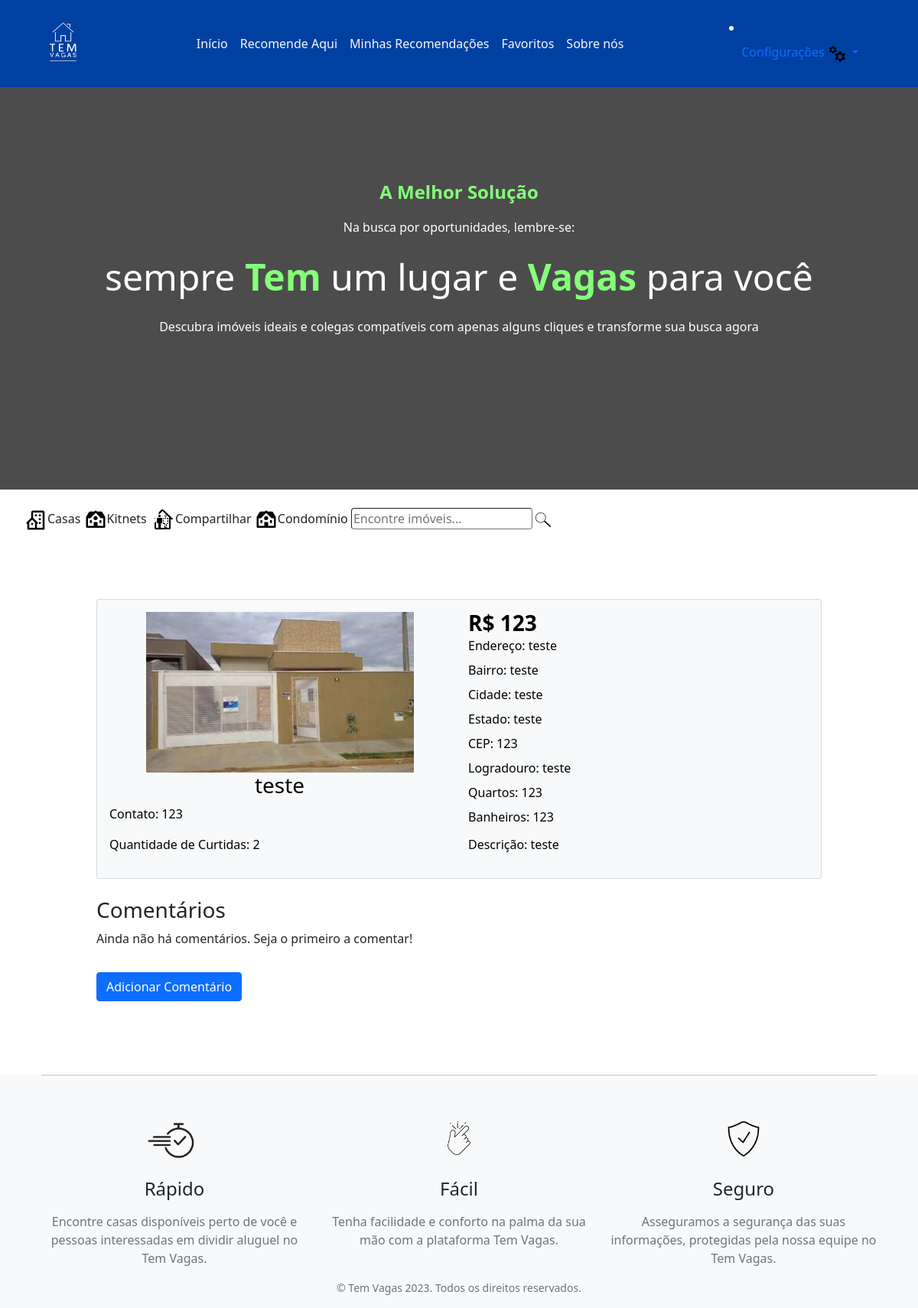
Page /recommendation-detail/9/ (signed in) on the committed database.
### posts_app/models.py (models this page shows, shortened)
class recomendacoes(models.Model):
    nome = models.CharField(max_length=100)
    telefone = models.IntegerField()
    tipo_imovel = models.CharField(max_length=100)
    endereco = models.CharField(max_length=255)
    logradouro = models.CharField(max_length=255)
    numero = models.IntegerField()
    bairro = models.CharField(max_length=255)
    cidade = models.CharField(max_length=255)
    estado = models.CharField(max_length=255)
    cep = models.IntegerField()
    valor_aluguel = models.IntegerField()
    quantidade_quartos = models.IntegerField()
    quantidade_banheiros = models.IntegerField()
    descricao = models.TextField()
    image = models.ImageField(upload_to='images/', blank=True, null=True)
    create_at = models.DateTimeField(auto_now_add=True)
    owner = models.ForeignKey('accounts.CustomUser', on_delete=models.CASCADE, null=True)
    curtidas = models.ManyToManyField(CustomUser, through='Curtida', related_name='curtidas')
    class Meta:
        verbose_name = 'Imovel'
        verbose_name_plural = 'Imoveis'
        ordering = ['id']

### posts_app/views.py (the view)
# urls.py: path('recommendation-detail/<int:id>/', views.recommendation_detail, name='recommendation-detail'),
@login_required
def recommendation_detail(request, id):
    template_name = 'recommendation-detail.html'  # template
    post = recomendacoes.objects.get(id=id)  # Metodo Get
    context = {  # cria context para chamar no template
        'imovel': post
    }
    return render(request, template_name, context)  # render

### posts_app/templates/recommendation-detail.html (shortened to what this page needs)
{% extends 'base.html' %}
{% block content %}
{% if imovel %}
<div class="container mt-4">
   <div class="text-start">
      <div class="card h-100 text-bg-light">
         <div class="card-body">
            <div class="row">
               <div class="col-md-6">
                  <div class="text-center">
                     <img src="{{imovel.image.url}}" width="350" alt="Imagem do Imóvel">
                  </div>
                  <figcaption class="text-center">
                     <h3>{{imovel.nome}}</h3>
                  </figcaption>
                  <p >Contato: {{imovel.telefone}}</p>
                  <p >Quantidade de Curtidas: <span id="numero_curtidas_{{ imovel.id }}">{{ imovel.curtidas.count }}</span></p>
               </div>
               <div class="col-md-6">
                  <h3 class="lh-1 fw-bold">R$ {{imovel.valor_aluguel}}</h3>
                  <p class="lh-1">Endereço: {{imovel.endereco}}</p>
                  <p class="lh-1">Bairro: {{imovel.bairro}}</p>
                  <p class="lh-1">Cidade: {{imovel.cidade}}</p>
                  <p class="lh-1">Estado: {{imovel.estado}}</p>
                  <p class="lh-1">CEP: {{imovel.cep}}</p>
                  <p class="lh-1">Logradouro: {{imovel.logradouro}}</p>
                  <p class="lh-1">Quartos: {{imovel.quantidade_quartos}}</p>
                  <p class="lh-1">Banheiros: {{imovel.quantidade_banheiros}}</p>
                  <p class="overflow-y-auto">Descrição: {{imovel.descricao}}</p>
               </div>
            </div>
         </div>
      </div>
   </div>
   <div class="mt-4">
      <h3>Comentários</h3>
      {% if imovel.comentarios.all %}
      <ul class="list-group">
         {% for comentario in imovel.comentarios.all %}
         <li class="list-group-item">
            <div class="d-flex justify-content-between align-items-center">
               <div>
                  <strong>{{ comentario.usuario.username }}</strong>: {{ comentario.texto }}
               </div>
               {% if comentario.usuario == request.user %}
               <div class="btn-group">
                  <a href="{% url 'editar-comentario' comentario.id %}" class="btn btn-warning btn-sm">Editar</a>
                  <button type="button" class="btn btn-danger btn-sm" data-bs-toggle="modal" data-bs-target="#confirmacaoExclusaoComentario{{ comentario.id }}">
                  Excluir
                  </button>
               </div>
               <div class="modal fade" id="confirmacaoExclusaoComentario{{ comentario.id }}" tabindex="-1" aria-labelledby="confirmacaoExclusaoComentarioLabel{{ comentario.id }}" aria-hidden="true">
                  <div class="modal-dialog">
                     <div class="modal-content">
                        <div class="modal-header">
                           <h5 class="modal-title" id="confirmacaoExclusaoComentarioLabel{{ comentario.id }}">Confirmar Exclusão</h5>
                           <button type="button" class="btn-close" data-bs-dismiss="modal" aria-label="Fechar"></button>
                        </div>
                        <div class="modal-body">
                           Tem certeza de que deseja excluir este comentário?
                        </div>
                        <div class="modal-footer">
                           <button type="button" class="btn btn-secondary" data-bs-dismiss="modal">Cancelar</button>
                           <a href="{% url 'excluir-comentario' comentario.id %}" class="btn btn-danger">Excluir</a>
                        </div>
                     </div>
                  </div>
               </div>
               {% endif %}
            </div>
         </li>
         {% endfor %}
      </ul>
      {% else %}
      <p>Ainda não há comentários. Seja o primeiro a comentar!</p>
      {% endif %}
      <form method="post" action="{% url 'adicionar-comentario' id=imovel.id %}">
         <button type="submit" class="btn btn-primary mt-3">Adicionar Comentário</button>
      </form>
   </div>
</div>
{% endif %}
</div>
<link href="https://cdn.jsdelivr.net/npm/bootstrap@5.0.2/dist/css/bootstrap.min.css" rel="stylesheet">
{% endblock %}

### rows in the picture
recomendacoes: image (picture), nome "teste", telefone "123", curtidas.count "2", valor_aluguel "123", endereco "teste", bairro "teste", cidade "teste", estado "teste", cep "123", logradouro "teste", quantidade_quartos "123", quantidade_banheiros "123", descricao "teste"
